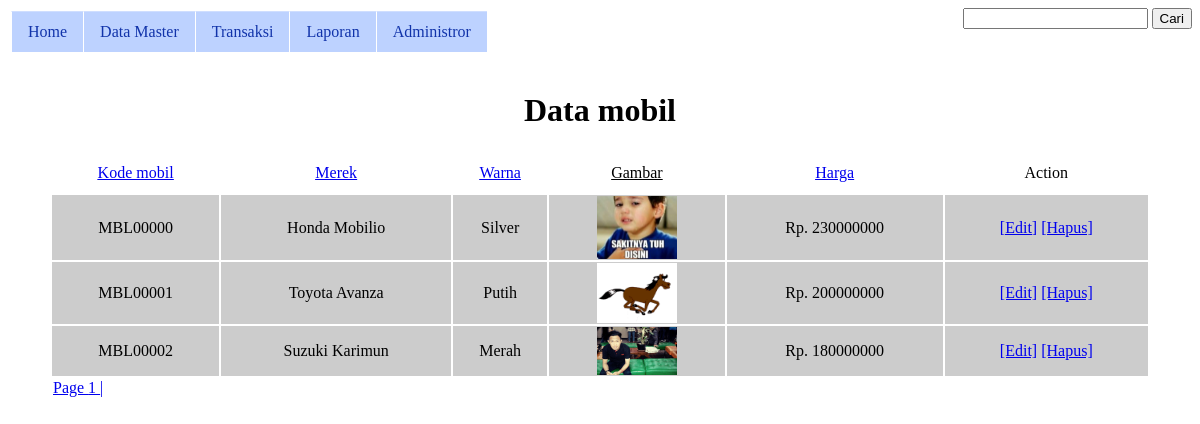
The app's page /mobil/index.php?page=view_mobil (signed in) with its own data.
### tables this page shows
CREATE TABLE IF NOT EXISTS `mobil` (
  `Kodemobil` varchar(10) NOT NULL,
  `Merk` varchar(20) NOT NULL,
  `Warna` varchar(20) NOT NULL,
  `gambar` varchar(200) NOT NULL,
  `Harga` double NOT NULL,
  PRIMARY KEY (`Kodemobil`)
);

### mobil/page/view_mobil.php (the view, shortened to what this page needs)
<?php
	$halaman = get_Halaman("mobil");
	$hal = get_NomorHalaman($_GET['hal']);
	$short = $_GET['short'];
	if($short == ""){
		$short = "ASC";
	}
	$sql = "select * from mobil ORDER BY `mobil`.`Kodemobil` $short LIMIT $hal , 10";
	switch($short){
		case 'ASC':
		$short = "DESC";
		break;
}
$query = mysql_query($sql);
?>
<center><h1>Data mobil</h1></center>
<table border='0' width='1100px'>
	<tr class="tr_grid" align="center" height="40">
	<td><a href='index.php?page=view_mobil&by=kodemobil&short=<?php echo $short; ?>'><u>Kode mobil</u></a></td>
    <td><a href='index.php?page=view_mobil&by=Merk&short=<?php echo $short; ?>'><u>Merek</u></a></td>
    <td><a href='index.php?page=view_mobil&by=Warna&short=<?php echo $short; ?>'><u>Warna</u></a></td>
    <td><u>Gambar</u></td>
    <td><a href='index.php?page=view_mobil&by=Harga&short=<?php echo $short; ?>'><u>Harga</u></a></td>
	<td>Action</td>
    </tr>
<?php
while($data = mysql_fetch_array($query)){
  echo "<tr bgcolor='#CCCCCC' align='center' height='30'  id='tabel'>
  		<td>$data[Kodemobil]</td>
		<td>$data[Merk]</td>
		<td>$data[Warna]</td>
		<td><img src='gambar/$data[gambar]' width='80'/></td>
		<td>Rp. $data[Harga]</td>
		<td><a href='?page=view_mobil&edit=true&id=$data[Kodemobil]'>
			[Edit]</a>
			<a href=proses.php?tipe=hapusmobil&id='$data[Kodemobil]' onclick='return confirm(\"Hapus $data[Merk] dengan Kode mobil $data[Kodemobil] ?\")'>[Hapus]</a></td>
</tr>";
}
?><tr>
<td colspan="9" class="tr_grid">
<?php
for($i=1; $i <= $halaman; $i++){
	echo "<a href='?page=view_mobil&hal=$i'>Page $i |</a> &nbsp;";
}
?>
</td>
</tr>
</table>

### mobil/index.php (shortened to what this page needs)
<?php
include("includes/fungsi.php");
?>
<html>
	<head>
		<link type="text/css" rel="stylesheet" href="css/menu.css" />
	</head>
	<body>
		<center>
			<div>
				<div style="float:right">
					<form method="get" action="index.php">
						<input name="txtCari" type="text" />
						<input type="submit" name="btnCari" value="Cari" />
					</form>
				</div>
				<div class="navigasi">
					<?php getMenu(); ?>
				</div>
				<div>
					<?php getPage($_REQUEST['page']); ?>
				</div>
			</div>
		</center>
	</body>
</html>
</html>

### mobil/menu.php (shortened to what this page needs)
<table class="layout_menu" border="0">
	<tr>
		<td width="1100" height="40">
			<ul class="sf-menu">
				<li>
					<a href="?page=home">Home</a>
				</li>
				<li class="current">
					<a href="#">Data Master</a>
				</li>
				<li>
					<a href="#">Transaksi</a>
				</li>
				<li>
					<a href="#">Laporan</a>
				</li>
				<li>
					<a href="#">Administror</a>
				</li>
			</ul>
        </td>
	</tr>
</table>

### mobil/includes/fungsi.php (shortened to what this page needs)
<?php
function getMenu() {
	include("menu.php");
}
function getPage($page){
	if ($page != ""){
		include("page/".$page.".php");
	}
	else{
		include("page/home.php");
	}
}
function get_NomorHalaman($halaman){
	$hal = ((10*$halaman)-10);
	if($hal == -10){
		$hal = 0;
	}
	return ($hal);
}
?>

### mobil/css/menu.css (style rules this page uses)
.sf-menu, .sf-menu * { margin: 0; padding: 0; list-style: none; }
.sf-menu { line-height: 1.0; }
.sf-menu li { float: left; position: relative; }
.sf-menu a { display: block; position: relative; }
.sf-menu { float: left; margin-bottom: 1em; }
.sf-menu a { border-left: 1px solid #fff; border-top: 1px solid #CFDEFF; padding: .75em 1em; text-decoration:none; }
.sf-menu a, .sf-menu a:visited { color: #13a; }
.sf-menu li { background: #BDD2FF; }

### records on screen
mobil: Kodemobil "MBL00000", Merk "Honda Mobilio", Warna "Silver", gambar (picture), Harga "230000000"
mobil: Kodemobil "MBL00001", Merk "Toyota Avanza", Warna "Putih", gambar (picture), Harga "200000000"
mobil: Kodemobil "MBL00002", Merk "Suzuki Karimun", Warna "Merah", gambar (picture), Harga "180000000"
